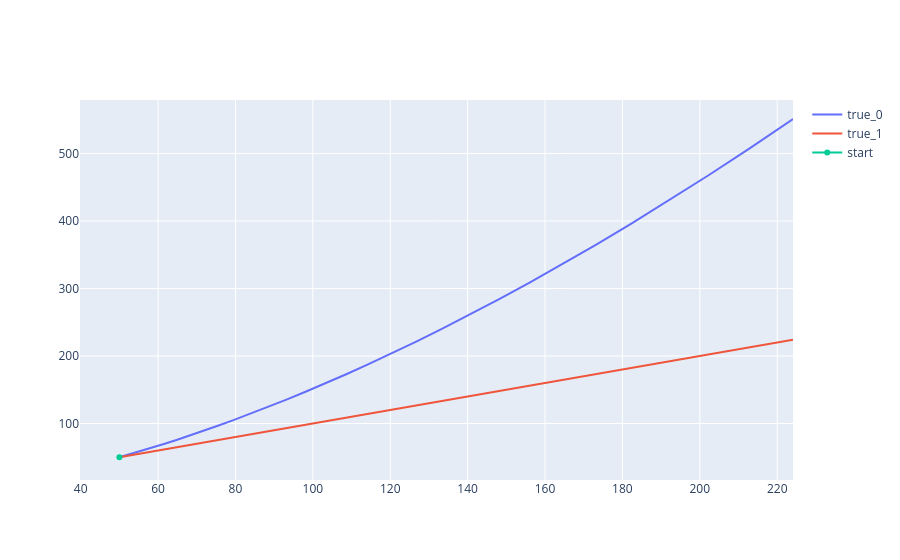

Notebook code cell kept with this figure:
### Code cell
def vizualize_solutions():
    # compute exact solutions
    true_sol = list(
        systems |
        select(lambda s: exact_solver(t, s, x0))
    )
    solutions = {
        "true": true_sol,
    }

    fig = go.Figure()
    for sol_name, sol in solutions.items():
        for i, sys_sol in enumerate(sol):
            line = dict(dash="dash") if sol_name.count("true") == 0 else None
            fig.add_trace(
                go.Scatter(
                    x=sys_sol[:, 0],
                    y=sys_sol[:, 1],
                    mode='lines',
                    name=f"{sol_name}_{i}",
                    line=line
                )
            )
    fig.add_trace(
        go.Scatter(
            x=[x0[0]],
            y=[x0[1]],
            name="start"
        )
    )
    fig.show()

vizualize_solutions()

### Figure 1 — Plotly figure (JSON) as saved in the notebook; plotly's stock layout.template omitted (floating-point values rounded to 4 significant figures)
{"data": [{"mode": "lines", "name": "true_0", "type": "scatter", "x": [50.0, 52.65, 55.45, 58.39, 61.49, 64.76, 68.19, 71.81, 75.63, 79.64, 83.87, 88.32, 93.01, 97.95, 103.1, 108.6, 114.4, 120.5, 126.9, 133.6, 140.7, 148.2, 156.0, 164.3, 173.0, 182.2, 191.9, 202.1, 212.8, 224.1], "y": [50.0, 54.31, 59.0, 64.09, 69.62, 75.63, 82.15, 89.24, 96.94, 105.3, 114.4, 124.3, 135.0, 146.6, 159.3, 173.0, 187.9, 204.2, 221.8, 240.9, 261.7, 284.3, 308.8, 335.4, 364.4, 395.8, 430.0, 467.1, 507.4, 551.2]}, {"mode": "lines", "name": "true_1", "type": "scatter", "x": [50.0, 52.65, 55.45, 58.39, 61.49, 64.76, 68.19, 71.81, 75.63, 79.64, 83.87, 88.32, 93.01, 97.95, 103.1, 108.6, 114.4, 120.5, 126.9, 133.6, 140.7, 148.2, 156.0, 164.3, 173.0, 182.2, 191.9, 202.1, 212.8, 224.1], "y": [50.0, 52.65, 55.45, 58.39, 61.49, 64.76, 68.19, 71.81, 75.63, 79.64, 83.87, 88.32, 93.01, 97.95, 103.1, 108.6, 114.4, 120.5, 126.9, 133.6, 140.7, 148.2, 156.0, 164.3, 173.0, 182.2, 191.9, 202.1, 212.8, 224.1]}, {"name": "start", "type": "scatter", "x": [50], "y": [50]}], "layout": {}}
